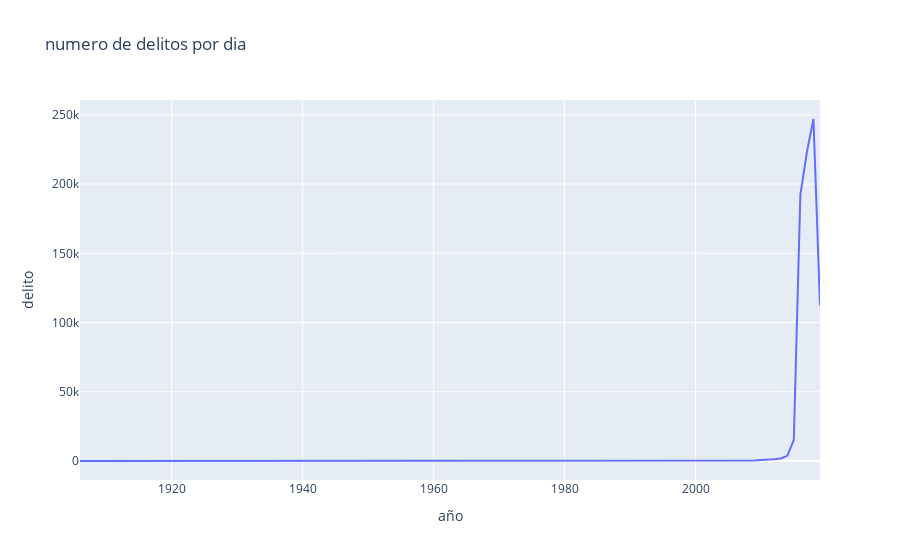

Source (notebook cell):
### Code cell
df_x = año_delito
fig = px.line(df_x, x="año", y="delito", title='numero de delitos por dia')
fig.show()

### Figure 1 — Plotly figure (JSON) as saved in the notebook; plotly's stock layout.template omitted (floating-point values rounded to 4 significant figures)
{"data": [{"hovertemplate": "año=%{x}<br>delito=%{y}<extra></extra>", "legendgroup": "", "line": {"color": "#636efa", "dash": "solid"}, "mode": "lines", "name": "", "orientation": "h", "showlegend": false, "type": "scatter", "x": [1906, 1915, 1930, 1942, 1954, 1955, 1956, 1957, 1958, 1960, 1962, 1964, 1965, 1966, 1968, 1969, 1970, 1971, 1972, 1973, 1974, 1975, 1976, 1977, 1978, 1979, 1980, 1981, 1982, 1983, 1984, 1985, 1986, 1987, 1988, 1989, 1990, 1991, 1992, 1993, 1994, 1995, 1996, 1997, 1998, 1999, 2000, 2001, 2002, 2003, 2004, 2005, 2006, 2007, 2008, 2009, 2010, 2011, 2012, 2013, 2014, 2015, 2016, 2017, 2018, 2019], "xaxis": "x", "y": [1, 2, 1, 1, 1, 2, 2, 1, 1, 1, 1, 2, 1, 2, 1, 3, 2, 2, 5, 1, 2, 3, 3, 1, 3, 1, 3, 4, 3, 10, 11, 6, 4, 12, 4, 16, 17, 10, 20, 17, 15, 15, 21, 30, 32, 30, 55, 150, 50, 79, 111, 141, 194, 243, 345, 362, 651, 816, 1221, 1840, 3736, 15088, 192180, 223035, 246998, 112400], "yaxis": "y"}], "layout": {"legend": {"tracegroupgap": 0}, "title": {"text": "numero de delitos por dia"}, "xaxis": {"anchor": "y", "domain": [0, 1], "title": {"text": "año"}}, "yaxis": {"anchor": "x", "domain": [0, 1], "title": {"text": "delito"}}}}
